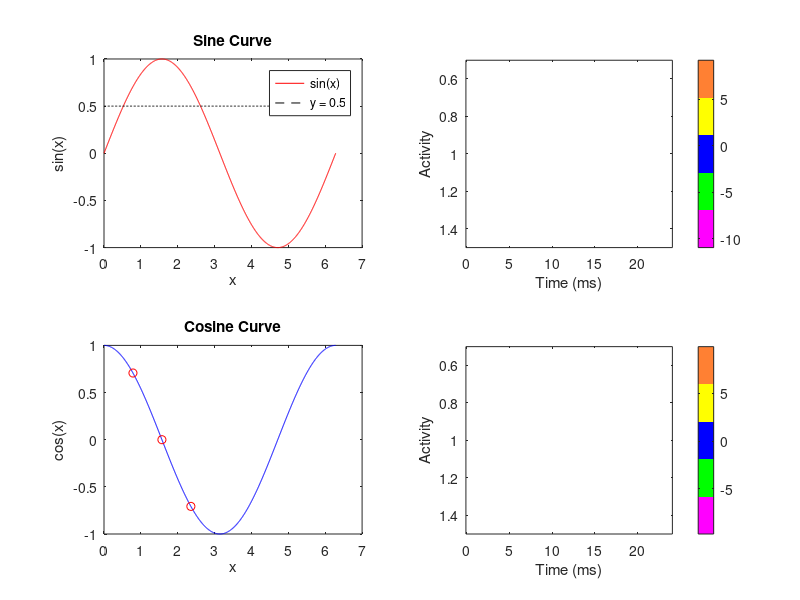

MATLAB code for this plot:
%% uglyPlot

% Define x values
x = linspace(0, 2*pi, 1000);

% Define y values for various functions
y1 = sin(x);
y2 = cos(x);
y3 = tan(x);
y4 = log(x + 1); % Adding 1 to avoid negative values and log(0)
y_cot = cot(x); % Cotangent values

% Create a new figure
figure(2); clf;

% First subplot: sine curve
subplot(2, 2, 1);
plot(x, y1, 'r'); 
hold on; % Keep the current plot and add new plots to it
plot(x, 0.5*ones(size(x)), 'k--'); % Dashed line at y = 0.5
title('Sine Curve');
xlabel('x');
ylabel('sin(x)');
legend('sin(x)', 'y = 0.5');

% Second subplot: cosine curve
subplot(2, 2, 3);
plot(x, y2, 'b'); 
hold on;
% Sample points
x_points = [pi/4, pi/2, 3*pi/4];
y_points = cos(x_points);
plot(x_points, y_points, 'ro'); % red circles
title('Cosine Curve');
xlabel('x');
ylabel('cos(x)');

% ac
time = linspace(0, 24, 100); % Time from 0 to 24 hours
activity = cumsum(randn(15, 100)); % Random walk for activity
subplot(2, 2, 2);
uglyColors = [1 0 1; 0 1 0; 0 0 1; 1 1 0; 1 0.5 0.2];
colormap(uglyColors);
imagesc(time, [1], activity);
ylabel('Activity');
xlabel('Time (ms)');
colorbar;

% Activity plot 
time = linspace(0, 24, 100); % Time from 0 to 24 hours
activity = cumsum(randn(15, 100)); % Random walk for activity
subplot(2, 2, 4);
uglyColors = [1 0 1; 0 1 0; 0 0 1; 1 1 0; 1 0.5 0.2];
colormap(uglyColors);
% Plot the activity data
imagesc(time, [1], activity);
ylabel('Activity');
xlabel('Time (ms)');
colorbar;
